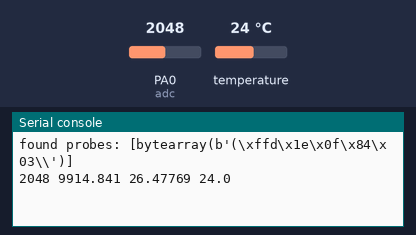
This program was run on a simulated pyboard running MicroPython. Parts: the last lines printed to the serial console. The test bench sets the inputs (shaded band); at power-on: temperature 24 °C, PA0 (adc) = 2048 (analog values on the 0–4095 scale).

Above: at 1.2 s.
1.3 s: temperature set to 12 °C
At 2.9 s:
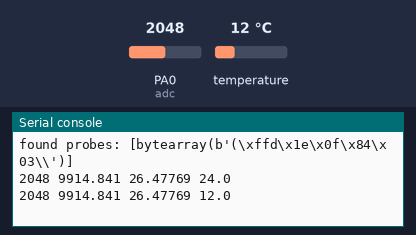
4.0 s: PA0 (adc) set to 2866
At 4.8 s:
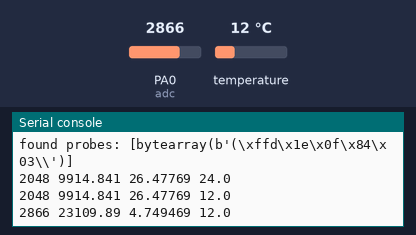
6.7 s: temperature set to 19 °C
At 8.6 s:
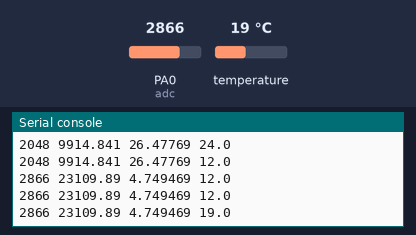
9.4 s: PA0 (adc) set to 3603
At 10.5 s:
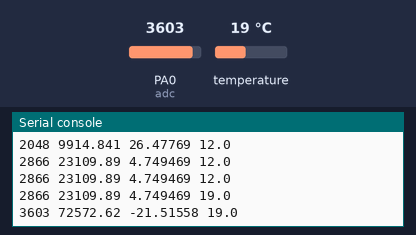
Timing chart, 0 to 12.4 s (numbered marks = the images above; inputs shaded):
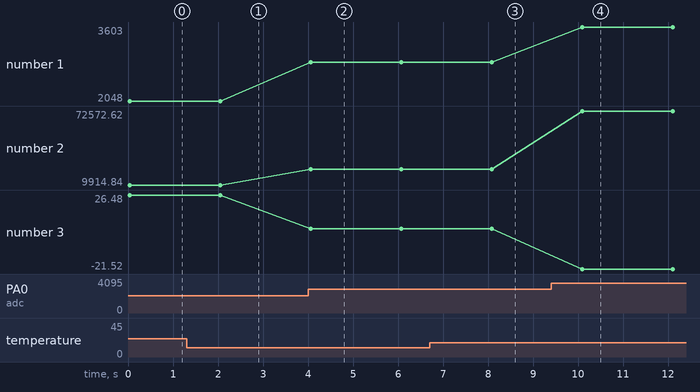

Measured:
- after the input at 1.3 s, the serial console: prints a new line after 0.75 s (image 1)
- after the input at 4.0 s, the serial console: prints a new line after 0.06 s (image 2)
- after the input at 6.7 s, the serial console: prints a new line after 1.4 s (image 3)
- after the input at 9.4 s, the serial console: prints a new line after 0.70 s (image 4)
- plotted number 1: 2048 → 2866 after the input at 4.0 s, 2866 → 3603 after the input at 9.4 s
- plotted number 2: 9914.84 → 23109.89 after the input at 4.0 s, 23109.89 → 72572.62 after the input at 9.4 s
- plotted number 3: 26.48 → 4.75 after the input at 4.0 s, 4.75 → -21.52 after the input at 9.4 s

The program:

ctn_steinhart-hart_vs_dc18b20.py
```python
from pyb import Pin, ADC
from math import log
from time import sleep_ms
from onewire import OneWire
from ds18x20 import DS18X20

adc = ADC(Pin("A0")) # Déclaration de l'ADC sur la broche A0

Ro = 9.91e3     # Resistance en série avec la CTN
A =  0.0010832035972923174
B =  0.00021723460553451255
C =  3.276999926128753e-07

# Paramétrage du capteur DS18B20
ds = DS18X20(OneWire(Pin("D6")))
roms = ds.scan()
print('found probes:', roms)

while True:
    N = adc.read()
    R = Ro*N/(4095-N)           # Calcul de la résistance de la CTN
    logR = log(R)               # Logarithme népérien de R
    Tctn = 1/(A + B*logR + C*logR**3) - 273.15  # T d'après la formule de Steinhart-Hart
    ds.convert_temp()           # Mesure sur DS18B20
    Tds = ds.read_temp(roms[0]) # Lecture de la température
    print(N, R, Tctn, Tds)      # Affichage
    sleep_ms(2000)
```
